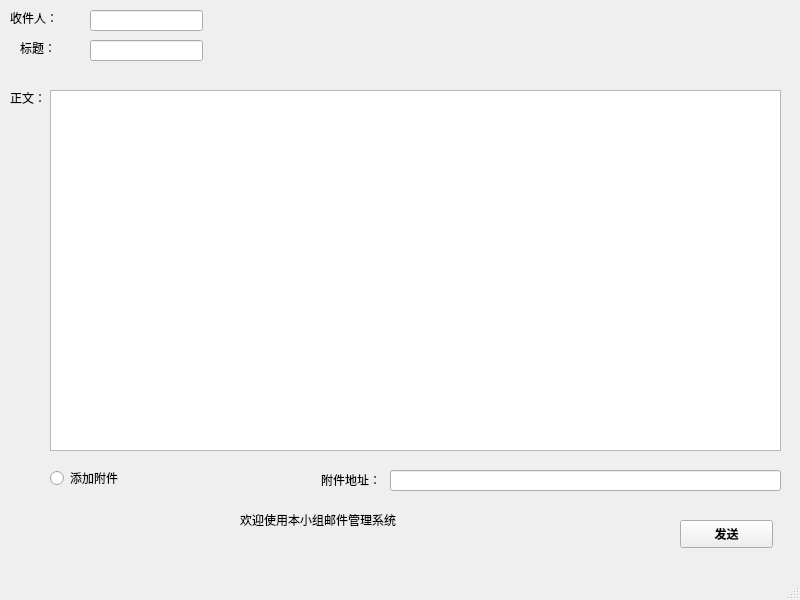
<?xml version="1.0" encoding="UTF-8"?>
<ui version="4.0">
 <class>SendEmail_Window</class>
 <widget class="QMainWindow" name="SendEmail_Window">
  <property name="geometry">
   <rect>
    <x>0</x>
    <y>0</y>
    <width>800</width>
    <height>600</height>
   </rect>
  </property>
  <property name="windowTitle">
   <string>MainWindow</string>
  </property>
  <widget class="QWidget" name="centralwidget">
   <widget class="QLabel" name="label">
    <property name="geometry">
     <rect>
      <x>10</x>
      <y>10</y>
      <width>72</width>
      <height>15</height>
     </rect>
    </property>
    <property name="text">
     <string>收件人：</string>
    </property>
   </widget>
   <widget class="QLabel" name="label_2">
    <property name="geometry">
     <rect>
      <x>20</x>
      <y>40</y>
      <width>72</width>
      <height>15</height>
     </rect>
    </property>
    <property name="text">
     <string>标题：</string>
    </property>
   </widget>
   <widget class="QLabel" name="label_3">
    <property name="geometry">
     <rect>
      <x>10</x>
      <y>90</y>
      <width>72</width>
      <height>15</height>
     </rect>
    </property>
    <property name="text">
     <string>正文：</string>
    </property>
   </widget>
   <widget class="QTextEdit" name="edt_MainText">
    <property name="geometry">
     <rect>
      <x>50</x>
      <y>90</y>
      <width>731</width>
      <height>361</height>
     </rect>
    </property>
   </widget>
   <widget class="QPushButton" name="btn_Send">
    <property name="geometry">
     <rect>
      <x>680</x>
      <y>520</y>
      <width>93</width>
      <height>28</height>
     </rect>
    </property>
    <property name="font">
     <font>
      <weight>75</weight>
      <bold>true</bold>
     </font>
    </property>
    <property name="text">
     <string>发送</string>
    </property>
   </widget>
   <widget class="QLineEdit" name="edt_Receiver">
    <property name="geometry">
     <rect>
      <x>90</x>
      <y>10</y>
      <width>113</width>
      <height>21</height>
     </rect>
    </property>
   </widget>
   <widget class="QLineEdit" name="edt_HeadLine">
    <property name="geometry">
     <rect>
      <x>90</x>
      <y>40</y>
      <width>113</width>
      <height>21</height>
     </rect>
    </property>
   </widget>
   <widget class="QLineEdit" name="edt_Receiver_2">
    <property name="geometry">
     <rect>
      <x>390</x>
      <y>470</y>
      <width>391</width>
      <height>21</height>
     </rect>
    </property>
   </widget>
   <widget class="QLabel" name="label_4">
    <property name="geometry">
     <rect>
      <x>321</x>
      <y>470</y>
      <width>61</width>
      <height>20</height>
     </rect>
    </property>
    <property name="text">
     <string>附件地址：</string>
    </property>
   </widget>
   <widget class="QRadioButton" name="radioButton">
    <property name="geometry">
     <rect>
      <x>50</x>
      <y>470</y>
      <width>86</width>
      <height>16</height>
     </rect>
    </property>
    <property name="text">
     <string>添加附件</string>
    </property>
   </widget>
   <widget class="QLabel" name="label_5">
    <property name="geometry">
     <rect>
      <x>240</x>
      <y>510</y>
      <width>181</width>
      <height>20</height>
     </rect>
    </property>
    <property name="text">
     <string>欢迎使用本小组邮件管理系统</string>
    </property>
   </widget>
  </widget>
  <widget class="QMenuBar" name="menubar">
   <property name="geometry">
    <rect>
     <x>0</x>
     <y>0</y>
     <width>800</width>
     <height>22</height>
    </rect>
   </property>
  </widget>
  <widget class="QStatusBar" name="statusbar"/>
 </widget>
 <resources/>
 <connections/>
</ui>
